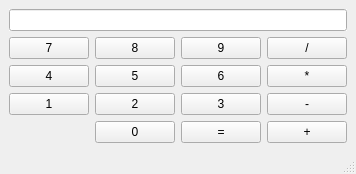
<?xml version="1.0" encoding="UTF-8"?>
<ui version="4.0">
 <class>MainWindow</class>
 <widget class="QMainWindow" name="MainWindow">
  <property name="geometry">
   <rect>
    <x>0</x>
    <y>0</y>
    <width>336</width>
    <height>172</height>
   </rect>
  </property>
  <property name="windowTitle">
   <string>MainWindow</string>
  </property>
  <widget class="QWidget" name="centralwidget">
   <layout class="QGridLayout" name="gridLayout">
    <item row="1" column="0">
     <widget class="QPushButton" name="sevenButton">
      <property name="sizePolicy">
       <sizepolicy hsizetype="Expanding" vsizetype="Expanding">
        <horstretch>0</horstretch>
        <verstretch>0</verstretch>
       </sizepolicy>
      </property>
      <property name="text">
       <string>7</string>
      </property>
     </widget>
    </item>
    <item row="1" column="1">
     <widget class="QPushButton" name="eightButton">
      <property name="sizePolicy">
       <sizepolicy hsizetype="Expanding" vsizetype="Expanding">
        <horstretch>0</horstretch>
        <verstretch>0</verstretch>
       </sizepolicy>
      </property>
      <property name="text">
       <string>8</string>
      </property>
     </widget>
    </item>
    <item row="1" column="2">
     <widget class="QPushButton" name="nineButton">
      <property name="sizePolicy">
       <sizepolicy hsizetype="Expanding" vsizetype="Expanding">
        <horstretch>0</horstretch>
        <verstretch>0</verstretch>
       </sizepolicy>
      </property>
      <property name="text">
       <string>9</string>
      </property>
     </widget>
    </item>
    <item row="1" column="3">
     <widget class="QPushButton" name="divideButton">
      <property name="sizePolicy">
       <sizepolicy hsizetype="Expanding" vsizetype="Expanding">
        <horstretch>0</horstretch>
        <verstretch>0</verstretch>
       </sizepolicy>
      </property>
      <property name="text">
       <string>/</string>
      </property>
     </widget>
    </item>
    <item row="2" column="0">
     <widget class="QPushButton" name="fourButton">
      <property name="sizePolicy">
       <sizepolicy hsizetype="Expanding" vsizetype="Expanding">
        <horstretch>0</horstretch>
        <verstretch>0</verstretch>
       </sizepolicy>
      </property>
      <property name="text">
       <string>4</string>
      </property>
     </widget>
    </item>
    <item row="2" column="1">
     <widget class="QPushButton" name="fiveButton">
      <property name="sizePolicy">
       <sizepolicy hsizetype="Expanding" vsizetype="Expanding">
        <horstretch>0</horstretch>
        <verstretch>0</verstretch>
       </sizepolicy>
      </property>
      <property name="text">
       <string>5</string>
      </property>
     </widget>
    </item>
    <item row="2" column="2">
     <widget class="QPushButton" name="sixButton">
      <property name="sizePolicy">
       <sizepolicy hsizetype="Expanding" vsizetype="Expanding">
        <horstretch>0</horstretch>
        <verstretch>0</verstretch>
       </sizepolicy>
      </property>
      <property name="text">
       <string>6</string>
      </property>
     </widget>
    </item>
    <item row="2" column="3">
     <widget class="QPushButton" name="multiplyButton">
      <property name="sizePolicy">
       <sizepolicy hsizetype="Expanding" vsizetype="Expanding">
        <horstretch>0</horstretch>
        <verstretch>0</verstretch>
       </sizepolicy>
      </property>
      <property name="text">
       <string>*</string>
      </property>
     </widget>
    </item>
    <item row="3" column="0">
     <widget class="QPushButton" name="oneButton">
      <property name="sizePolicy">
       <sizepolicy hsizetype="Expanding" vsizetype="Expanding">
        <horstretch>0</horstretch>
        <verstretch>0</verstretch>
       </sizepolicy>
      </property>
      <property name="text">
       <string>1</string>
      </property>
     </widget>
    </item>
    <item row="3" column="1">
     <widget class="QPushButton" name="twoButton">
      <property name="sizePolicy">
       <sizepolicy hsizetype="Expanding" vsizetype="Expanding">
        <horstretch>0</horstretch>
        <verstretch>0</verstretch>
       </sizepolicy>
      </property>
      <property name="text">
       <string>2</string>
      </property>
     </widget>
    </item>
    <item row="3" column="2">
     <widget class="QPushButton" name="threeButton">
      <property name="sizePolicy">
       <sizepolicy hsizetype="Expanding" vsizetype="Expanding">
        <horstretch>0</horstretch>
        <verstretch>0</verstretch>
       </sizepolicy>
      </property>
      <property name="text">
       <string>3</string>
      </property>
     </widget>
    </item>
    <item row="3" column="3">
     <widget class="QPushButton" name="subtractButton">
      <property name="sizePolicy">
       <sizepolicy hsizetype="Expanding" vsizetype="Expanding">
        <horstretch>0</horstretch>
        <verstretch>0</verstretch>
       </sizepolicy>
      </property>
      <property name="text">
       <string>-</string>
      </property>
     </widget>
    </item>
    <item row="4" column="1">
     <widget class="QPushButton" name="zeroButton">
      <property name="sizePolicy">
       <sizepolicy hsizetype="Expanding" vsizetype="Expanding">
        <horstretch>0</horstretch>
        <verstretch>0</verstretch>
       </sizepolicy>
      </property>
      <property name="text">
       <string>0</string>
      </property>
     </widget>
    </item>
    <item row="4" column="2">
     <widget class="QPushButton" name="equalsButton">
      <property name="sizePolicy">
       <sizepolicy hsizetype="Expanding" vsizetype="Expanding">
        <horstretch>0</horstretch>
        <verstretch>0</verstretch>
       </sizepolicy>
      </property>
      <property name="text">
       <string>=</string>
      </property>
     </widget>
    </item>
    <item row="4" column="3">
     <widget class="QPushButton" name="addButton">
      <property name="sizePolicy">
       <sizepolicy hsizetype="Expanding" vsizetype="Expanding">
        <horstretch>0</horstretch>
        <verstretch>0</verstretch>
       </sizepolicy>
      </property>
      <property name="text">
       <string>+</string>
      </property>
     </widget>
    </item>
    <item row="0" column="0" colspan="4">
     <widget class="QLineEdit" name="accumulatorText">
      <property name="layoutDirection">
       <enum>Qt::LeftToRight</enum>
      </property>
      <property name="autoFillBackground">
       <bool>true</bool>
      </property>
      <property name="alignment">
       <set>Qt::AlignRight|Qt::AlignTrailing|Qt::AlignVCenter</set>
      </property>
     </widget>
    </item>
   </layout>
  </widget>
  <widget class="QStatusBar" name="statusbar"/>
 </widget>
 <resources/>
 <connections/>
</ui>
